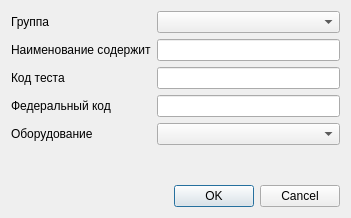
<?xml version="1.0" encoding="UTF-8"?>
<ui version="4.0">
 <class>ItemFilterDialog</class>
 <widget class="QDialog" name="ItemFilterDialog">
  <property name="geometry">
   <rect>
    <x>0</x>
    <y>0</y>
    <width>351</width>
    <height>218</height>
   </rect>
  </property>
  <layout class="QGridLayout" name="gridLayout">
   <item row="0" column="0">
    <widget class="QLabel" name="lblGroup">
     <property name="text">
      <string>Группа</string>
     </property>
    </widget>
   </item>
   <item row="0" column="1">
    <widget class="CRBComboBox" name="cmbGroup"/>
   </item>
   <item row="1" column="0">
    <widget class="QLabel" name="lblNameContains">
     <property name="text">
      <string>Наименование содержит</string>
     </property>
    </widget>
   </item>
   <item row="1" column="1">
    <widget class="QLineEdit" name="edtNameContains"/>
   </item>
   <item row="2" column="0">
    <widget class="QLabel" name="lblCode">
     <property name="text">
      <string>Код теста</string>
     </property>
    </widget>
   </item>
   <item row="2" column="1">
    <widget class="QLineEdit" name="edtCode"/>
   </item>
   <item row="3" column="0">
    <widget class="QLabel" name="lblFederalCode">
     <property name="text">
      <string>Федеральный код</string>
     </property>
    </widget>
   </item>
   <item row="3" column="1">
    <widget class="QLineEdit" name="edtFederalCode"/>
   </item>
   <item row="4" column="0">
    <widget class="QLabel" name="lblEquipment">
     <property name="text">
      <string>Оборудование</string>
     </property>
    </widget>
   </item>
   <item row="4" column="1">
    <widget class="CEquipmentComboBox" name="cmbEquipment"/>
   </item>
   <item row="5" column="0">
    <spacer name="verticalSpacer">
     <property name="orientation">
      <enum>Qt::Vertical</enum>
     </property>
     <property name="sizeHint" stdset="0">
      <size>
       <width>20</width>
       <height>40</height>
      </size>
     </property>
    </spacer>
   </item>
   <item row="6" column="0" colspan="2">
    <widget class="QDialogButtonBox" name="buttonBox">
     <property name="orientation">
      <enum>Qt::Horizontal</enum>
     </property>
     <property name="standardButtons">
      <set>QDialogButtonBox::Cancel|QDialogButtonBox::Ok</set>
     </property>
    </widget>
   </item>
  </layout>
 </widget>
 <customwidgets>
  <customwidget>
   <class>CRBComboBox</class>
   <extends>QComboBox</extends>
   <header>library/crbcombobox.h</header>
  </customwidget>
  <customwidget>
   <class>CEquipmentComboBox</class>
   <extends>QComboBox</extends>
   <header>Orgs/EquipmentComboBox.h</header>
  </customwidget>
 </customwidgets>
 <tabstops>
  <tabstop>cmbGroup</tabstop>
  <tabstop>edtNameContains</tabstop>
  <tabstop>edtCode</tabstop>
  <tabstop>cmbEquipment</tabstop>
  <tabstop>buttonBox</tabstop>
 </tabstops>
 <resources/>
 <connections>
  <connection>
   <sender>buttonBox</sender>
   <signal>accepted()</signal>
   <receiver>ItemFilterDialog</receiver>
   <slot>accept()</slot>
   <hints>
    <hint type="sourcelabel">
     <x>248</x>
     <y>254</y>
    </hint>
    <hint type="destinationlabel">
     <x>157</x>
     <y>274</y>
    </hint>
   </hints>
  </connection>
  <connection>
   <sender>buttonBox</sender>
   <signal>rejected()</signal>
   <receiver>ItemFilterDialog</receiver>
   <slot>reject()</slot>
   <hints>
    <hint type="sourcelabel">
     <x>316</x>
     <y>260</y>
    </hint>
    <hint type="destinationlabel">
     <x>286</x>
     <y>274</y>
    </hint>
   </hints>
  </connection>
 </connections>
</ui>
